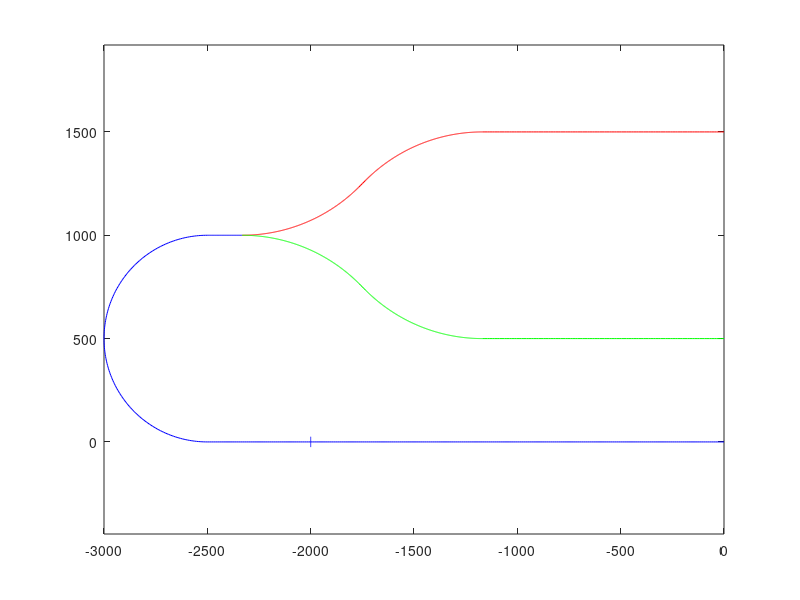

This figure's MATLAB source:
function draw_path

    % đường ngang số 1 dưới cùng
    x1 = linspace(0,-2500,251);
%     x1 = x1(1:length(x1)-1);
    y1 = 0*x1;
 

    % nửa đường tròn r500
    t = linspace(-90,-270,181);
    x2 = -2500+500*cosd(t);
    y2 = 500+500*sind(t);
    

    % cung tròn r800 ở trên số 1
    cx1_a = -2000 + 800/tand(45+135/2);
    cy1_a = 1000 + 800;
    t = linspace(-90,-45,450);
    curve_1xa = cx1_a + 800*cosd(t);
    curve_1ya = cy1_a + 800*sind(t);
 

    % đường ngang tiếp tuyến 3 đường tròn
    x3 = linspace(-2500,cx1_a,50); 
%     x3 = x3(2:length(x3));
    y3 = 1000+0*x3;


    % cung tròn r800 ở trên số 2
    cx2_a = -1500 + 800/tand(135/2);
    cy2_a = 1500 - 800;
    t = linspace(135,90,451);
    curve_2xa = cx2_a + 800*cosd(t);
    curve_2ya = cy2_a + 800*sind(t);


    % đường xiên 45 độ ở trên (tiếp tuyến với 2 cung r800)
    x4 = linspace(curve_1xa(length(curve_1xa)), curve_2xa(1), 5);
%     x4 = x4(2:length(x4));
    y4 = 3000+x4;
    n4 = length(x4);

    % đường ngang ở trên cùng
    x5 = linspace(cx2_a, 0, 100);
    y5 = 1500 + 0*x5;
    n5 = length(x5);
    
    % cung tròn r800 ở dưới số 1
    cx1_b = -2000 + 800/tand(45+135/2);
    cy1_b = 1000 - 800;
    t = linspace(90,45,450);
    curve_1xb = cx1_b + 800*cosd(t);
    curve_1yb = cy1_b + 800*sind(t);
    
    % cung tròn r800 ở dưới số 2
    cx2_b = -1500 + 800/tand(135/2);
    cy2_b = 500 + 800;
    t = linspace(-135,-90,451);
    curve_2xb = cx2_b + 800*cosd(t);
    curve_2yb = cy2_b + 800*sind(t);


    % đường xiên 45 độ ở dưới (tiếp tuyến với 2 cung r800)
    x4_b = linspace(curve_1xb(length(curve_1xb)), curve_2xb(1), 5);
%     x4_b = x4_b(2:length(x4_b));
    y4_b = -1000-x4_b;
 

    % đường ngang ở giữa
    x5_b = linspace(cx2_b, 0, 100);
    y5_b = 500 + 0*x5_b;
    
    % Chỗ nhận hàng
    t = linspace(-25,25,100);
    x6 = -2000 + 0*t;
    y6 = t;
        
    plot(x1, y1, 'b', x2, y2, 'b', x3, y3, 'b',...
        curve_1xa, curve_1ya, 'r', x4, y4, 'r', curve_2xa, curve_2ya, 'r', x5, y5, 'r',...
        curve_1xb, curve_1yb, 'g', x4_b, y4_b, 'g', curve_2xb, curve_2yb, 'g', x5_b, y5_b, 'g',...
        x6, y6, 'b');
    
    axis equal;
%     hold off;
end